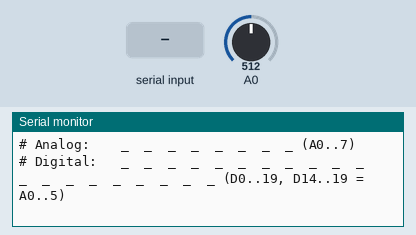
Simulated run of this sketch. Board: Arduino Nano, built with avr-gcc and run on an emulated ATmega328P. Shown: the last lines printed to the serial monitor. The inputs (shaded band) are chosen by the test bench; at power-on: A0 = 512.

Above: at 1.3 s.
1.4 s: ",\n" received over Serial
At 2.6 s:
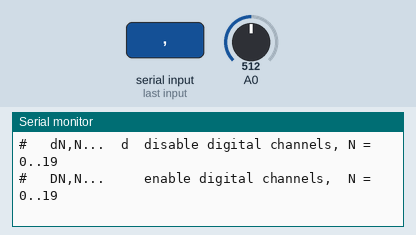
2.9 s: "90,45,200\n" received over Serial
4.4 s: "90,45,200,10\n" received over Serial
5.9 s: "90,45,200,10,150,30\n" received over Serial
7.4 s: "0\n" received over Serial
8.9 s: "A,45\n" received over Serial
At 9.8 s:
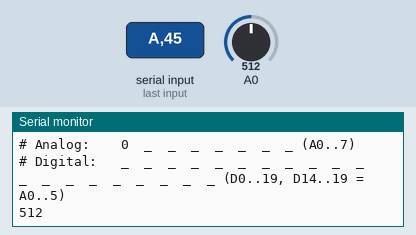

The sketch:

sketch.ino
```cpp
// this will read all ADC channels and print voltages to serial
// this will run on an Arduino Nano

// Arduino Nanos with old bootloader, put this in arduino.json:
// "configuration": "cpu=atmega328old",
// "board": "arduino:avr:nano",

#include <Arduino.h>


uint32_t sched = 0;
uint32_t sampling_period = 1000;
bool sampling_enabled = true;
bool print_timestamp = false;

bool apply_scaling = false;
float scaling_factor = 1.0f;

int const num_analog_channels = 8;
int const num_digital_channels = 20;
bool enabled_analog[num_analog_channels] { false }; // A0 .. 7
bool enabled_digital[num_digital_channels] { false }; // D0 .. 19
// D14..19 = A0..5
// int const analog_pins[8] { PIN_A0, PIN_A1, PIN_A2, PIN_A3, PIN_A4, PIN_A5, PIN_A6, PIN_A7 };


/**
 * @brief Keep to a schedule. Return true when due.
 *
 * Increments sched. Catches up if late.
 *
 * @param pnow[out] current time
 * @param sched[inout] next scheduled execution
 * @param sampling_period period in ms
 * @return true Execution is due.
 * @return false Execution is not due.
 */
bool doPeriodically(uint32_t *pnow, uint32_t *sched, uint32_t sampling_period)
{
    uint32_t const now = millis();
    int32_t const diff = (now - *sched);

    if (diff < 0)
        return false;

    *pnow = now;

    *sched += sampling_period;

    if ((int32_t)(now - *sched) > 0) // late, catch up
    {
        *sched = now;
        Serial.println(F("# WARNING: missed a sample"));
    }

    return true;
}


void print_usage()
{
    Serial.println(F("# Data logger for Arduino Nano"));
    Serial.println(F("# Authored by Christoph Rackwitz, 2024"));
    Serial.println(F("# This periodically reads analog and digital inputs, writes to UART"));
    Serial.println(F("# Analog channel values are in range 0..1023."));
    Serial.println(F("# Digital channel values are reported as 0 or 1024."));
    Serial.println(F("# Backspace is supported for line editing. Ctrl-C discards all input."));
    Serial.println(F("# Usage: <command><ENTER>"));
    Serial.println(F("#   h help ?    print help"));
    Serial.println(F("#   s           print status (enabled channels, sampling period/freq)"));
    Serial.println(F("#   b<baud>     change baud rate. 1000000 and 2000000 baud are supported."));
    Serial.println(F("#   <ENTER>     toggle sampling (blank command)"));
    Serial.println(F("#   <CTRL-C>    stop sampling"));
    Serial.println(F("#   .           stop sampling"));
    Serial.println(F("#   p<period>   set sampling period in ms"));
    Serial.println(F("#   f<freq>     set sampling frequency in Hz, floats allowed, 1 ms resolution"));
    Serial.println(F("#   t           toggle printing of timestamp (in ms)"));
    Serial.println(F("#   y<factor>   set scaling factor for printed values. 0 disables scaling. fractions allowed."));
    Serial.println(F("#   aN,N...  a  disable analog channels, N = 0..7"));
    Serial.println(F("#   AN,N...  A  enable analog channels,  N = 0..7"));
    Serial.println(F("#   dN,N...  d  disable digital channels, N = 0..19"));
    Serial.println(F("#   DN,N...     enable digital channels,  N = 0..19"));
}


void print_status()
{
    Serial.print(F("# Sampling "));
    Serial.print(sampling_enabled ? F("enabled, ") : F("disabled, "));
    Serial.print(sampling_period);
    Serial.print(F(" ms ("));
    Serial.print(1000.f / sampling_period);
    Serial.print(F(" Hz), "));
    Serial.print(print_timestamp ? F("with") : F("without"));
    Serial.print(F(" timestamps"));
    Serial.print(F(", scaling "));
    if (apply_scaling)
        Serial.print(scaling_factor, 5);
    else
        Serial.print(F("disabled"));
    Serial.println();

    Serial.print(F("# Analog:   "));
    for (int index = 0; index < num_analog_channels; ++index)
    {
        // Serial.print(enabled_analog[index] ? '+' : '-');
        // Serial.print(index); Serial.print(' ');

        if (enabled_analog[index])
        {
            if (index < 10) Serial.print(' '); Serial.print(index); Serial.print(' ');
        }
        else
            Serial.print(F(" _ "));

    }
    Serial.println(F("(A0..7)"));
    // Serial.println();

    Serial.print(F("# Digital:  "));
    for (int index = 0; index < num_digital_channels; ++index)
    {
        // Serial.print(enabled_digital[index] ? '+' : '-');
        // Serial.print(index); Serial.print(' ');

        if (enabled_digital[index])
        {
            if (index < 10) Serial.print(' '); Serial.print(index); Serial.print(' ');
        }
        else
            Serial.print(F(" _ "));
    }
    Serial.println(F("(D0..19, D14..19 = A0..5)"));
}


enum channel_type_t { CT_ANALOG = 1, CT_DIGITAL = 2 };

enum action_type_t { AT_DISABLE = 0, AT_ENABLE = 1 };

// this is required. Arduino seems to prepend its own idea of prototypes during build.
void set_channels(channel_type_t ctype, int start, int stop, action_type_t action);

void set_channels(channel_type_t ctype, int start, int stop, action_type_t action)
{
    for (int index = start; index <= stop; ++index)
    {
        if (ctype == CT_ANALOG)
            enabled_analog[index] = (action == AT_ENABLE);
        else if (ctype == CT_DIGITAL)
            enabled_digital[index] = (action == AT_ENABLE);
    }
}


void handle_channel_toggle(String line)
{
    char const action_char = line[0];

    channel_type_t const ctype =
        (action_char == 'A' || action_char == 'a') ? CT_ANALOG :
        (action_char == 'D' || action_char == 'd') ? CT_DIGITAL :
        0;

    action_type_t const action =
        (action_char == 'A' || action_char == 'D') ? AT_ENABLE :
        (action_char == 'a' || action_char == 'd') ? AT_DISABLE :
        0;

    int const valid_range =
        (ctype == CT_ANALOG) ? num_analog_channels :
        (ctype == CT_DIGITAL) ? num_digital_channels :
        0;

    String const argument = line.substring(1);
    int const arglen = argument.length();

    if (arglen == 0) // all
    {
        if (ctype == CT_DIGITAL && action == AT_ENABLE)
        {
            Serial.println(F("# ERROR: will NOT enable all digital channels"));
        }
        else
        {
            set_channels(ctype, 0, valid_range - 1, action);
        }
    }
    else
    {
        int start = 0;
        for (int i = 0; i <= arglen; ++i)
        {
            if (i == arglen || argument[i] == ',')
            {
                String const substr = argument.substring(start, i);
                int const colon = substr.indexOf(':');
                if (colon != -1)
                {
                    int const start = substr.substring(0, colon).toInt();
                    int const stop = substr.substring(colon + 1).toInt();
                    set_channels(ctype, start, stop, action);
                }
                else
                {
                    int const index = substr.toInt();
                    set_channels(ctype, index, index, action);
                }
                start = i + 1;
            }
        }
    }
}


/**
 * @brief Parse commands from serial
 * See usage above.
 */
void handle_serial_input()
{
    static char line_break_char = 0;
    static String linebuf = "";
    bool line_complete = false;

    while (Serial.available() > 0)
    {
        char const c = Serial.read();

        if (c == '\r' || c == '\n')
        {
            if (!line_break_char)
                line_break_char = c;

            if (c == line_break_char)
            {
                line_complete = true;
                break;
            }
            else
            {
                continue; // ignore the other of CR/LF
            }
        }
        else
        {
            line_break_char = 0;
        }

        if (c == 0x08 || c == 127) // backspace
        {
            if (linebuf.length() > 0)
                linebuf.remove(linebuf.length() - 1);
        }
        else if (c == 0x03) // Ctrl+C
        {
            Serial.println(F("# ABORT"));
            // rewrite as "stop" command
            linebuf = F("."); line_complete = true;
            break;
        }
        // else if (c == 27) // initiates escape sequence, followed by 91 '[' and then something else (perhaps a letter)
        else
        {
            if (c >= 32 && c <= 126)
                linebuf += c;
            else if (c == 27)
                linebuf += '^';
        }
    }

    if (!line_complete)
        return;

    bool do_print_status = false;

    if (linebuf == F("h") || linebuf == F("?") || linebuf == F("help"))
    {
        print_usage();
    }

    else if (linebuf == F("s")) // status
    {
        do_print_status = true;
    }

    else if (linebuf == F("."))
    {
        sampling_enabled = false;
        do_print_status = true;
    }
    else if (linebuf == F(""))
    {
        sampling_enabled = !sampling_enabled;
        if (sampling_enabled)
            sched = millis() + sampling_period;
        do_print_status = true;
    }

    else if (linebuf.startsWith(F("b"))) // baud rate
    {
        if (linebuf.length() <= 1)
        {
            Serial.println(F("# ERROR: missing baud rate value after command 'b'"));
        }
        else
        {
            long int const baud = linebuf.substring(1).toInt();
            Serial.print(F("# Changing baud rate to: ")); Serial.println(baud);
            Serial.begin(baud);
            Serial.print(F("# Baud rate changed to: ")); Serial.println(baud);
        }
    }

    else if (linebuf.startsWith(F("p"))) // period
    {
        if (linebuf.length() <= 1)
        {
            Serial.println(F("# ERROR: missing period value after command 'p'"));
        }
        else
        {
            sampling_period = linebuf.substring(1).toInt();
            sched = millis() + sampling_period;
            do_print_status = true;
        }
    }
    else if (linebuf.startsWith(F("f"))) // frequency
    {
        if (linebuf.length() <= 1)
        {
            Serial.println(F("# ERROR: missing frequency value after command 'f'"));
        }
        else
        {
            float const freq = linebuf.substring(1).toFloat();
            float const new_period = 1000.f / freq;
            sampling_period = roundf(new_period);
            sched = millis() + sampling_period;
            do_print_status = true;
        }
    }
    else if (linebuf == F("t")) // timestamp
    {
        print_timestamp = !print_timestamp;
        do_print_status = true;
    }

    else if (linebuf.startsWith(F("A")) || linebuf.startsWith(F("a")) || linebuf.startsWith(F("D")) || linebuf.startsWith(F("d")))
    {
        handle_channel_toggle(linebuf);
        do_print_status = true;
    }

    else if (linebuf.startsWith(F("y")))
    {
        // on-device scaling for values (y)
        // no argument: print current scaling factor
        // argument: factor to scale by. if it contains a '/', evaluate as fraction of floats.
        // if factor is 0, disable scaling.

        if (linebuf.length() > 1)
        {
            String const arg = linebuf.substring(1);
            if (arg.indexOf('/') != -1)
            {
                float const num = arg.substring(0, arg.indexOf('/')).toFloat();
                float const den = arg.substring(arg.indexOf('/') + 1).toFloat();
                Serial.print("# Scaling factor: ");
                Serial.print(num);
                Serial.print(" / ");
                Serial.print(den);
                Serial.print(" = ");

                scaling_factor = num / den;
                Serial.println(scaling_factor, 5);
            }
            else
            {
                scaling_factor = arg.toFloat();
            }

            apply_scaling = (scaling_factor != 0);
        }

        if (apply_scaling)
        {
            Serial.print(F("# Scaling enabled, factor: "));
            Serial.println(scaling_factor, 5);
        }
        else
        {
            Serial.println(F("# Scaling disabled"));
        }
    }

    else
    {
        Serial.print(F("# ERROR: unknown command: "));
        Serial.println(linebuf);
        print_usage();
    }


    if (do_print_status)
        print_status();

    linebuf = "";
}


void setup()
{
    // set all ADC channels to input
    pinMode(PIN_A0, INPUT);
    pinMode(PIN_A1, INPUT);
    pinMode(PIN_A2, INPUT);
    pinMode(PIN_A3, INPUT);
    pinMode(PIN_A4, INPUT);
    pinMode(PIN_A5, INPUT);
    pinMode(PIN_A6, INPUT);
    pinMode(PIN_A7, INPUT);

    // https://arduino.stackexchange.com/questions/296/how-high-of-a-baud-rate-can-i-go-without-errors
    Serial.begin(115200);
    // Serial.begin(125000);
    // Serial.begin(250000);
    // Serial.begin(500000);
    // Serial.begin(1000000);
    // Serial.begin(2000000);

    print_usage();
    print_status();
}


void print_scaled(uint16_t raw)
{
    if (apply_scaling)
    {
        float const scaled = raw * scaling_factor;
        Serial.print(scaled, 3);
    }
    else
    {
        Serial.print(raw);
    }
}


void loop()
{
    handle_serial_input();

    if (!sampling_enabled)
        return;

    uint32_t now = 0;
    if (!doPeriodically(&now, &sched, sampling_period))
        return;

    bool first_written = false;

    if (print_timestamp)
    {
        Serial.print(now);
        first_written = true;
    }

    for (int index = 0; index < num_analog_channels; ++index)
    {
        if (enabled_analog[index])
        {
            uint16_t const val = analogRead(index);
            if (first_written) Serial.print(',');
            print_scaled(val); first_written = true;
        }
    }

    for (int index = 0; index < num_digital_channels; ++index)
    {
        if (enabled_digital[index])
        {
            bool const val = digitalRead(index);
            if (first_written) Serial.print(',');
            print_scaled(val ? 1024 : 0); first_written = true;
        }
    }

    Serial.println();
}
```

Measured:
- after the input at 1.4 s, the serial monitor: prints a new line at once (image 1)
- after the input at 8.9 s, the serial monitor: prints a new line at once (image 2)
